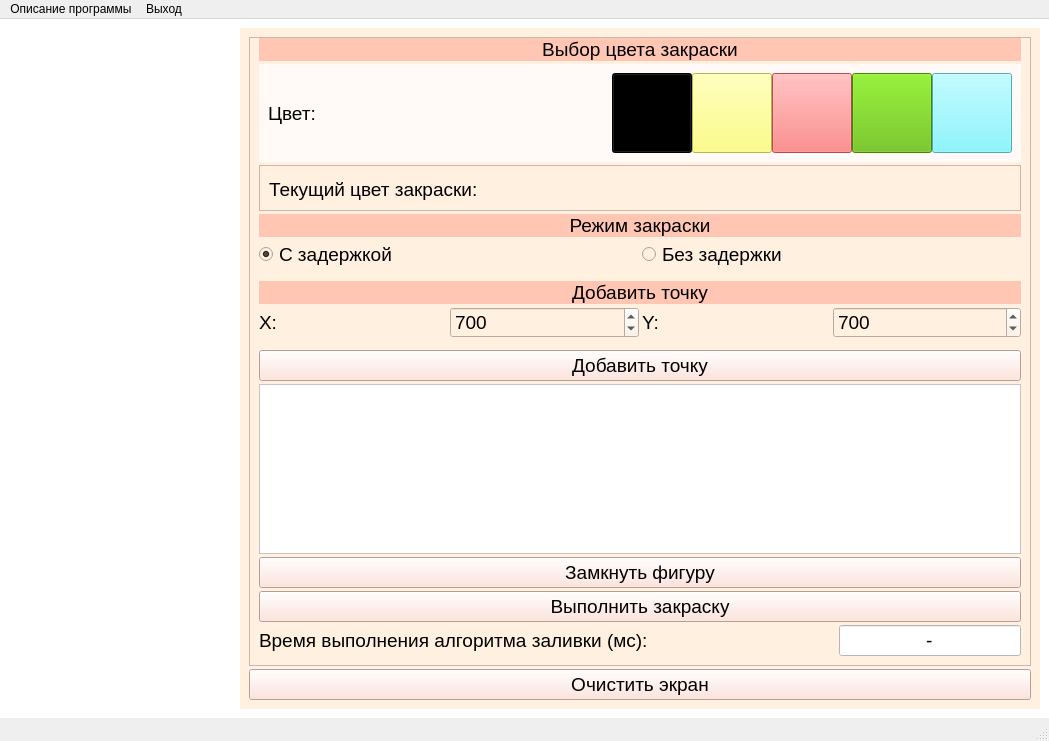
<?xml version="1.0" encoding="UTF-8"?>
<ui version="4.0">
 <class>MainWindow</class>
 <widget class="QMainWindow" name="MainWindow">
  <property name="geometry">
   <rect>
    <x>0</x>
    <y>0</y>
    <width>1049</width>
    <height>741</height>
   </rect>
  </property>
  <property name="windowTitle">
   <string>MainWindow</string>
  </property>
  <widget class="QWidget" name="centralwidget">
   <property name="styleSheet">
    <string notr="true">background-color: rgb(255, 255, 255);</string>
   </property>
   <layout class="QHBoxLayout" name="horizontalLayout_8">
    <property name="spacing">
     <number>0</number>
    </property>
    <property name="sizeConstraint">
     <enum>QLayout::SetDefaultConstraint</enum>
    </property>
    <item>
     <widget class="QLabel" name="canvas_lbl">
      <property name="sizePolicy">
       <sizepolicy hsizetype="Minimum" vsizetype="Preferred">
        <horstretch>0</horstretch>
        <verstretch>0</verstretch>
       </sizepolicy>
      </property>
      <property name="font">
       <font>
        <pointsize>14</pointsize>
       </font>
      </property>
      <property name="text">
       <string/>
      </property>
     </widget>
    </item>
    <item>
     <widget class="QWidget" name="acts" native="true">
      <property name="sizePolicy">
       <sizepolicy hsizetype="Fixed" vsizetype="Preferred">
        <horstretch>0</horstretch>
        <verstretch>0</verstretch>
       </sizepolicy>
      </property>
      <property name="minimumSize">
       <size>
        <width>800</width>
        <height>0</height>
       </size>
      </property>
      <property name="maximumSize">
       <size>
        <width>1000</width>
        <height>16777215</height>
       </size>
      </property>
      <property name="font">
       <font>
        <pointsize>14</pointsize>
       </font>
      </property>
      <property name="styleSheet">
       <string notr="true">background-color: rgb(255, 240, 224);</string>
      </property>
      <layout class="QVBoxLayout" name="verticalLayout_7">
       <property name="spacing">
        <number>3</number>
       </property>
       <item>
        <widget class="QFrame" name="frame">
         <property name="font">
          <font>
           <pointsize>14</pointsize>
          </font>
         </property>
         <property name="frameShape">
          <enum>QFrame::StyledPanel</enum>
         </property>
         <property name="frameShadow">
          <enum>QFrame::Raised</enum>
         </property>
         <layout class="QVBoxLayout" name="verticalLayout_10">
          <property name="spacing">
           <number>3</number>
          </property>
          <property name="topMargin">
           <number>0</number>
          </property>
          <property name="bottomMargin">
           <number>9</number>
          </property>
          <item>
           <widget class="QLabel" name="label_2">
            <property name="font">
             <font>
              <pointsize>14</pointsize>
             </font>
            </property>
            <property name="styleSheet">
             <string notr="true">background-color: rgb(255, 198, 180);</string>
            </property>
            <property name="text">
             <string>Выбор цвета закраски</string>
            </property>
            <property name="alignment">
             <set>Qt::AlignCenter</set>
            </property>
           </widget>
          </item>
          <item>
           <widget class="QWidget" name="color" native="true">
            <property name="font">
             <font>
              <pointsize>14</pointsize>
             </font>
            </property>
            <property name="styleSheet">
             <string notr="true">background-color: rgb(255, 250, 247);</string>
            </property>
            <layout class="QHBoxLayout" name="horizontalLayout_5">
             <property name="spacing">
              <number>0</number>
             </property>
             <item>
              <layout class="QVBoxLayout" name="verticalLayout_8">
               <item>
                <widget class="QLabel" name="label_3">
                 <property name="sizePolicy">
                  <sizepolicy hsizetype="MinimumExpanding" vsizetype="Preferred">
                   <horstretch>0</horstretch>
                   <verstretch>0</verstretch>
                  </sizepolicy>
                 </property>
                 <property name="font">
                  <font>
                   <pointsize>14</pointsize>
                  </font>
                 </property>
                 <property name="text">
                  <string>Цвет: </string>
                 </property>
                </widget>
               </item>
              </layout>
             </item>
             <item>
              <layout class="QHBoxLayout" name="horizontalLayout_4">
               <property name="spacing">
                <number>0</number>
               </property>
               <item>
                <widget class="QToolButton" name="black_line_btn">
                 <property name="sizePolicy">
                  <sizepolicy hsizetype="Preferred" vsizetype="Preferred">
                   <horstretch>0</horstretch>
                   <verstretch>0</verstretch>
                  </sizepolicy>
                 </property>
                 <property name="minimumSize">
                  <size>
                   <width>80</width>
                   <height>80</height>
                  </size>
                 </property>
                 <property name="font">
                  <font>
                   <pointsize>14</pointsize>
                  </font>
                 </property>
                 <property name="styleSheet">
                  <string notr="true">background-color: rgb(0, 0, 0);</string>
                 </property>
                 <property name="text">
                  <string/>
                 </property>
                </widget>
               </item>
               <item>
                <widget class="QToolButton" name="yellow_line_btn">
                 <property name="sizePolicy">
                  <sizepolicy hsizetype="Preferred" vsizetype="Preferred">
                   <horstretch>0</horstretch>
                   <verstretch>0</verstretch>
                  </sizepolicy>
                 </property>
                 <property name="minimumSize">
                  <size>
                   <width>80</width>
                   <height>80</height>
                  </size>
                 </property>
                 <property name="font">
                  <font>
                   <pointsize>14</pointsize>
                  </font>
                 </property>
                 <property name="styleSheet">
                  <string notr="true">background-color: rgb(255, 255, 102);</string>
                 </property>
                 <property name="text">
                  <string/>
                 </property>
                </widget>
               </item>
               <item>
                <widget class="QToolButton" name="red_line_btn">
                 <property name="sizePolicy">
                  <sizepolicy hsizetype="Preferred" vsizetype="Preferred">
                   <horstretch>0</horstretch>
                   <verstretch>0</verstretch>
                  </sizepolicy>
                 </property>
                 <property name="minimumSize">
                  <size>
                   <width>80</width>
                   <height>80</height>
                  </size>
                 </property>
                 <property name="font">
                  <font>
                   <pointsize>14</pointsize>
                  </font>
                 </property>
                 <property name="styleSheet">
                  <string notr="true">background-color: rgb(255, 101, 101);</string>
                 </property>
                 <property name="text">
                  <string/>
                 </property>
                </widget>
               </item>
               <item>
                <widget class="QToolButton" name="green_line_btn">
                 <property name="sizePolicy">
                  <sizepolicy hsizetype="Preferred" vsizetype="Preferred">
                   <horstretch>0</horstretch>
                   <verstretch>0</verstretch>
                  </sizepolicy>
                 </property>
                 <property name="minimumSize">
                  <size>
                   <width>80</width>
                   <height>80</height>
                  </size>
                 </property>
                 <property name="font">
                  <font>
                   <pointsize>14</pointsize>
                  </font>
                 </property>
                 <property name="styleSheet">
                  <string notr="true">background-color: rgb(93, 186, 0);</string>
                 </property>
                 <property name="text">
                  <string/>
                 </property>
                </widget>
               </item>
               <item>
                <widget class="QToolButton" name="blue_line_btn">
                 <property name="sizePolicy">
                  <sizepolicy hsizetype="Preferred" vsizetype="Preferred">
                   <horstretch>0</horstretch>
                   <verstretch>0</verstretch>
                  </sizepolicy>
                 </property>
                 <property name="minimumSize">
                  <size>
                   <width>80</width>
                   <height>80</height>
                  </size>
                 </property>
                 <property name="font">
                  <font>
                   <pointsize>14</pointsize>
                  </font>
                 </property>
                 <property name="styleSheet">
                  <string notr="true">background-color: rgb(106, 243, 255);</string>
                 </property>
                 <property name="text">
                  <string/>
                 </property>
                </widget>
               </item>
              </layout>
             </item>
             <item>
              <layout class="QVBoxLayout" name="verticalLayout_9"/>
             </item>
            </layout>
           </widget>
          </item>
          <item>
           <widget class="QFrame" name="frame_6">
            <property name="font">
             <font>
              <pointsize>14</pointsize>
             </font>
            </property>
            <property name="styleSheet">
             <string notr="true">background-color: rgb(255, 240, 224);</string>
            </property>
            <property name="frameShape">
             <enum>QFrame::StyledPanel</enum>
            </property>
            <property name="frameShadow">
             <enum>QFrame::Raised</enum>
            </property>
            <layout class="QVBoxLayout" name="verticalLayout_15">
             <property name="spacing">
              <number>0</number>
             </property>
             <property name="leftMargin">
              <number>0</number>
             </property>
             <property name="topMargin">
              <number>3</number>
             </property>
             <property name="rightMargin">
              <number>0</number>
             </property>
             <property name="bottomMargin">
              <number>0</number>
             </property>
             <item>
              <widget class="QWidget" name="widget_2" native="true">
               <property name="font">
                <font>
                 <pointsize>14</pointsize>
                </font>
               </property>
               <property name="styleSheet">
                <string notr="true">background-color: rgb(255, 240, 224);</string>
               </property>
               <layout class="QHBoxLayout" name="horizontalLayout_9">
                <property name="spacing">
                 <number>0</number>
                </property>
                <item>
                 <widget class="QLabel" name="label_15">
                  <property name="font">
                   <font>
                    <pointsize>14</pointsize>
                   </font>
                  </property>
                  <property name="text">
                   <string>Текущий цвет закраски:   </string>
                  </property>
                 </widget>
                </item>
                <item>
                 <widget class="QLabel" name="color_line_show">
                  <property name="sizePolicy">
                   <sizepolicy hsizetype="Fixed" vsizetype="Preferred">
                    <horstretch>0</horstretch>
                    <verstretch>0</verstretch>
                   </sizepolicy>
                  </property>
                  <property name="minimumSize">
                   <size>
                    <width>75</width>
                    <height>0</height>
                   </size>
                  </property>
                  <property name="font">
                   <font>
                    <pointsize>14</pointsize>
                   </font>
                  </property>
                  <property name="styleSheet">
                   <string notr="true">border-color: rgb(0, 0, 0);</string>
                  </property>
                  <property name="text">
                   <string/>
                  </property>
                 </widget>
                </item>
                <item>
                 <spacer name="horizontalSpacer_2">
                  <property name="font">
                   <font>
                    <pointsize>14</pointsize>
                   </font>
                  </property>
                  <property name="orientation">
                   <enum>Qt::Horizontal</enum>
                  </property>
                  <property name="sizeHint" stdset="0">
                   <size>
                    <width>40</width>
                    <height>20</height>
                   </size>
                  </property>
                 </spacer>
                </item>
               </layout>
              </widget>
             </item>
            </layout>
           </widget>
          </item>
          <item>
           <widget class="QLabel" name="label_4">
            <property name="font">
             <font>
              <pointsize>14</pointsize>
             </font>
            </property>
            <property name="styleSheet">
             <string notr="true">background-color: rgb(255, 198, 180);</string>
            </property>
            <property name="text">
             <string>Режим закраски</string>
            </property>
            <property name="alignment">
             <set>Qt::AlignCenter</set>
            </property>
           </widget>
          </item>
          <item>
           <layout class="QHBoxLayout" name="horizontalLayout">
            <property name="bottomMargin">
             <number>9</number>
            </property>
            <item>
             <widget class="QRadioButton" name="delay_rbn">
              <property name="font">
               <font>
                <pointsize>14</pointsize>
               </font>
              </property>
              <property name="text">
               <string>С задержкой</string>
              </property>
              <property name="checked">
               <bool>true</bool>
              </property>
              <attribute name="buttonGroup">
               <string notr="true">delay_btn_gp</string>
              </attribute>
             </widget>
            </item>
            <item>
             <widget class="QRadioButton" name="not_delay_rbn">
              <property name="font">
               <font>
                <pointsize>14</pointsize>
               </font>
              </property>
              <property name="text">
               <string>Без задержки</string>
              </property>
              <property name="checked">
               <bool>false</bool>
              </property>
              <attribute name="buttonGroup">
               <string notr="true">delay_btn_gp</string>
              </attribute>
             </widget>
            </item>
           </layout>
          </item>
          <item>
           <widget class="QLabel" name="label_9">
            <property name="font">
             <font>
              <pointsize>14</pointsize>
             </font>
            </property>
            <property name="styleSheet">
             <string notr="true">background-color: rgb(255, 198, 180);</string>
            </property>
            <property name="text">
             <string>Добавить точку</string>
            </property>
            <property name="alignment">
             <set>Qt::AlignCenter</set>
            </property>
           </widget>
          </item>
          <item>
           <layout class="QHBoxLayout" name="horizontalLayout_17">
            <property name="bottomMargin">
             <number>9</number>
            </property>
            <item>
             <widget class="QLabel" name="label_26">
              <property name="font">
               <font>
                <pointsize>14</pointsize>
               </font>
              </property>
              <property name="text">
               <string>X: </string>
              </property>
             </widget>
            </item>
            <item>
             <widget class="QSpinBox" name="x_sp">
              <property name="font">
               <font>
                <pointsize>14</pointsize>
               </font>
              </property>
              <property name="maximum">
               <number>10000</number>
              </property>
              <property name="value">
               <number>700</number>
              </property>
             </widget>
            </item>
            <item>
             <widget class="QLabel" name="label_27">
              <property name="font">
               <font>
                <pointsize>14</pointsize>
               </font>
              </property>
              <property name="text">
               <string>Y: </string>
              </property>
             </widget>
            </item>
            <item>
             <widget class="QSpinBox" name="y_sp">
              <property name="font">
               <font>
                <pointsize>14</pointsize>
               </font>
              </property>
              <property name="maximum">
               <number>10000</number>
              </property>
              <property name="value">
               <number>700</number>
              </property>
             </widget>
            </item>
           </layout>
          </item>
          <item>
           <layout class="QHBoxLayout" name="horizontalLayout_3">
            <item>
             <widget class="QPushButton" name="add_point_btn">
              <property name="minimumSize">
               <size>
                <width>300</width>
                <height>0</height>
               </size>
              </property>
              <property name="font">
               <font>
                <pointsize>14</pointsize>
               </font>
              </property>
              <property name="styleSheet">
               <string notr="true">background-color: rgb(255, 221, 211);</string>
              </property>
              <property name="text">
               <string>Добавить точку</string>
              </property>
             </widget>
            </item>
           </layout>
          </item>
          <item>
           <widget class="QTextEdit" name="points_textEdit">
            <property name="styleSheet">
             <string notr="true">background-color: rgb(255, 255, 255);
font: 14pt &quot;MS Shell Dlg 2&quot;;</string>
            </property>
            <property name="readOnly">
             <bool>true</bool>
            </property>
           </widget>
          </item>
          <item>
           <widget class="QPushButton" name="close_figure_btn">
            <property name="minimumSize">
             <size>
              <width>300</width>
              <height>0</height>
             </size>
            </property>
            <property name="font">
             <font>
              <pointsize>14</pointsize>
             </font>
            </property>
            <property name="styleSheet">
             <string notr="true">background-color: rgb(255, 221, 211);</string>
            </property>
            <property name="text">
             <string>Замкнуть фигуру</string>
            </property>
           </widget>
          </item>
          <item>
           <widget class="QPushButton" name="fill_figures_btn">
            <property name="minimumSize">
             <size>
              <width>300</width>
              <height>0</height>
             </size>
            </property>
            <property name="font">
             <font>
              <pointsize>14</pointsize>
             </font>
            </property>
            <property name="styleSheet">
             <string notr="true">background-color: rgb(255, 221, 211);</string>
            </property>
            <property name="text">
             <string>Выполнить закраску</string>
            </property>
           </widget>
          </item>
          <item>
           <layout class="QHBoxLayout" name="horizontalLayout_2">
            <item>
             <widget class="QLabel" name="label">
              <property name="font">
               <font>
                <pointsize>14</pointsize>
               </font>
              </property>
              <property name="text">
               <string>Время выполнения алгоритма заливки (мс): </string>
              </property>
             </widget>
            </item>
            <item>
             <spacer name="horizontalSpacer">
              <property name="orientation">
               <enum>Qt::Horizontal</enum>
              </property>
              <property name="sizeHint" stdset="0">
               <size>
                <width>40</width>
                <height>20</height>
               </size>
              </property>
             </spacer>
            </item>
            <item>
             <widget class="QLineEdit" name="time_le">
              <property name="font">
               <font>
                <pointsize>14</pointsize>
               </font>
              </property>
              <property name="styleSheet">
               <string notr="true">background-color: rgb(255, 255, 255);</string>
              </property>
              <property name="text">
               <string>-</string>
              </property>
              <property name="alignment">
               <set>Qt::AlignCenter</set>
              </property>
              <property name="readOnly">
               <bool>true</bool>
              </property>
             </widget>
            </item>
           </layout>
          </item>
         </layout>
        </widget>
       </item>
       <item>
        <widget class="QPushButton" name="clear_canvas_btn">
         <property name="font">
          <font>
           <pointsize>14</pointsize>
          </font>
         </property>
         <property name="styleSheet">
          <string notr="true">background-color: rgb(255, 221, 211);</string>
         </property>
         <property name="text">
          <string>Очистить экран</string>
         </property>
        </widget>
       </item>
      </layout>
     </widget>
    </item>
   </layout>
  </widget>
  <widget class="QMenuBar" name="menubar">
   <property name="geometry">
    <rect>
     <x>0</x>
     <y>0</y>
     <width>1049</width>
     <height>22</height>
    </rect>
   </property>
   <widget class="QMenu" name="info_qm">
    <property name="font">
     <font>
      <pointsize>12</pointsize>
     </font>
    </property>
    <property name="title">
     <string>Описание программы</string>
    </property>
   </widget>
   <widget class="QMenu" name="exit_pbtn">
    <property name="font">
     <font>
      <pointsize>12</pointsize>
     </font>
    </property>
    <property name="title">
     <string>Выход</string>
    </property>
   </widget>
   <addaction name="info_qm"/>
   <addaction name="exit_pbtn"/>
  </widget>
  <widget class="QStatusBar" name="statusbar">
   <property name="font">
    <font>
     <pointsize>11</pointsize>
    </font>
   </property>
  </widget>
 </widget>
 <resources/>
 <connections/>
 <buttongroups>
  <buttongroup name="delay_btn_gp"/>
 </buttongroups>
</ui>
